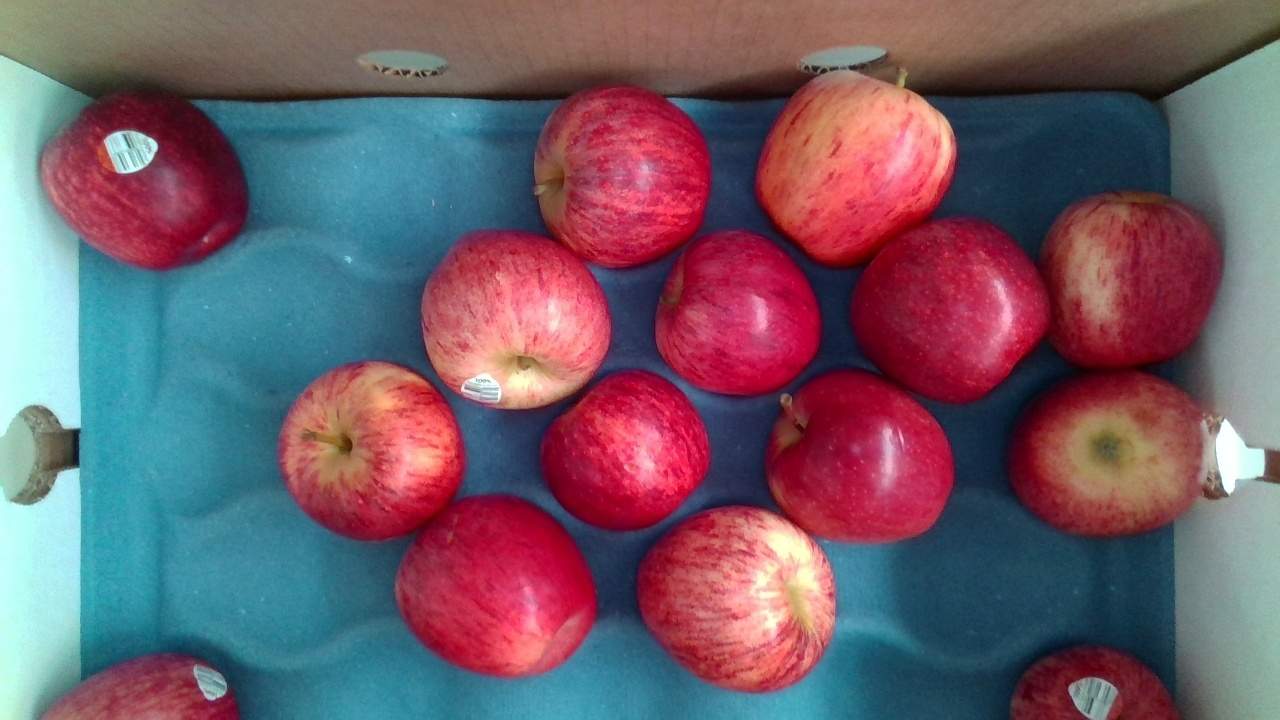
#> input picture 07_segmentation/py/data/apples.png, 1280 x 720 px
$ python 01_threshold.py
#> lines starting #> are read from the running program, lines starting #| are printed output that depends on the picture; after the words box and inside, x2 and y2 are one past the last pixel; in counts of white or black regions, pixels touching at a corner belong together
import cv2 as cv
import numpy as np
import matplotlib.pyplot as plt

def main():

    # Load image

    img = cv.imread("data/apples.png")
#> img is the input picture: shape (720, 1280, 3); mean B, G, R 104.1, 92.1, 113.9

    if img is None:
        print("ERROR::CV::Could not read image.")
        return

    # Resize image

    rows, cols, channels = img.shape
#> rows = 720; cols = 1280; channels = 3

    rows = rows // 2
#> rows = 360
    cols = cols // 2
#> cols = 640

    img = cv.resize(img, (cols, rows))
#> img: shape (360, 640, 3)

    cv.imshow("img", img)
    cv.waitKey(1)
    cv.imwrite('../images/01/01.PNG', img)

    # Convert image from BGR to grayscale

    img = cv.cvtColor(img, cv.COLOR_BGR2GRAY)
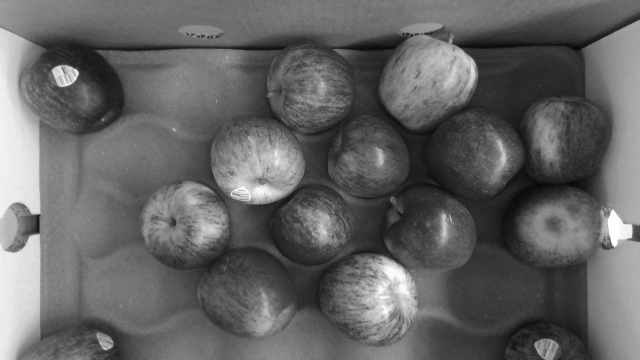
#> img: shape (360, 640); min 8, max 254, mean 100.1

    # Generate histogram

    plt.hist(img.ravel(), 256, [0, 256])
    plt.savefig("data/threshold_histogram.png")
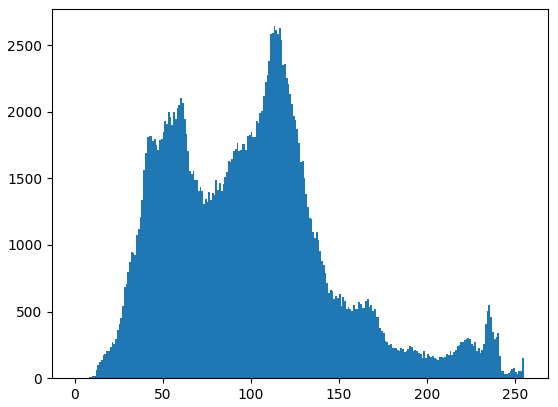
#> figure drawn by matplotlib, 1 panel; tallest bar 2642 high, from x = 113 to 114
    plt.savefig("../images/01/02.PNG")
    plt.show()

    thresholds = [0, 100, 150, 255]

    thresholded_img = np.zeros((rows, cols), dtype=np.uint8)
    result_img = np.zeros((rows, cols), dtype=np.uint8)

    for i in range(len(thresholds) - 1):

        thresholded_img = cv.inRange(img, thresholds[i], thresholds[i+1])
        thresholded_img = np.uint8(thresholded_img / 255) * thresholds[i + 1]

        cv.imshow("Thresholded Image", thresholded_img)
        cv.waitKey(1)
        cv.imwrite('../images/01/0{}.PNG'.format(i + 3), thresholded_img)


        result_img = result_img + thresholded_img
#> this loop made 3 passes
#> pass 1, in main, `thresholded_img = cv.inRange(img, thresholds[i], thresholds[i+1])`:
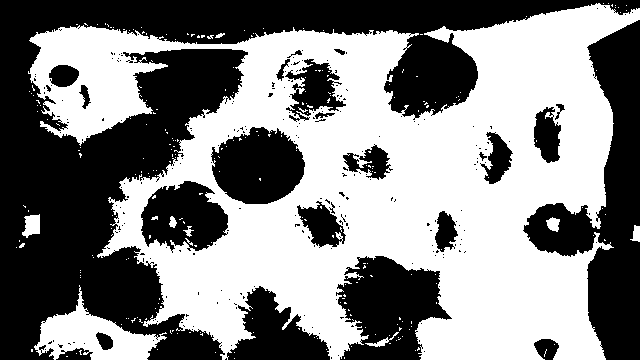
#> thresholded_img: shape (360, 640); 51.7% white; 250 black regions (225 under 20 px), largest, box (x1, y1, x2, y2) and area: (0, 0, 640, 360) 65303, (523, 20, 640, 360) 15907, (336, 256, 452, 360) 7715
#> pass 2, in main, `thresholded_img = cv.inRange(img, thresholds[i], thresholds[i+1])`:
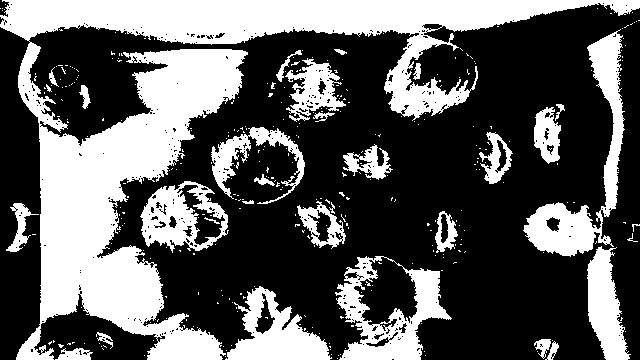
#> thresholded_img: shape (360, 640); 36.5% white; 353 white regions (321 under 20 px), largest, box (x1, y1, x2, y2) and area: (0, 0, 640, 360) 52817, (523, 29, 625, 257) 5780, (335, 256, 452, 360) 5013
#> after the loop:
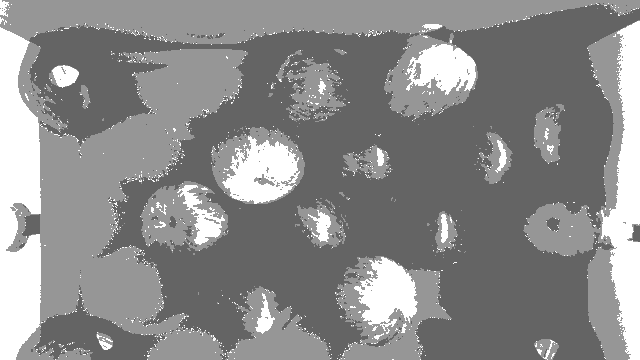
#> result_img: shape (360, 640); min 100, max 255, mean 138.6
#> after the loop:
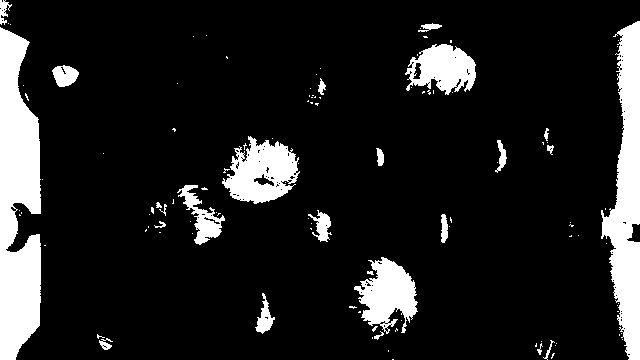
#> thresholded_img: shape (360, 640); 12.9% white; 112 white regions (87 under 20 px), largest, box (x1, y1, x2, y2) and area: (0, 27, 41, 360) 10416, (601, 21, 640, 360) 7478, (222, 136, 300, 204) 3208

    cv.imshow("Result Image", result_img)
    cv.waitKey(0)
    cv.imwrite("data/threshold_segemented_image.png", result_img)
    cv.imwrite('../images/01/06.PNG', result_img)

    cv.destroyAllWindows()

    return


if __name__ == "__main__":

    main()
